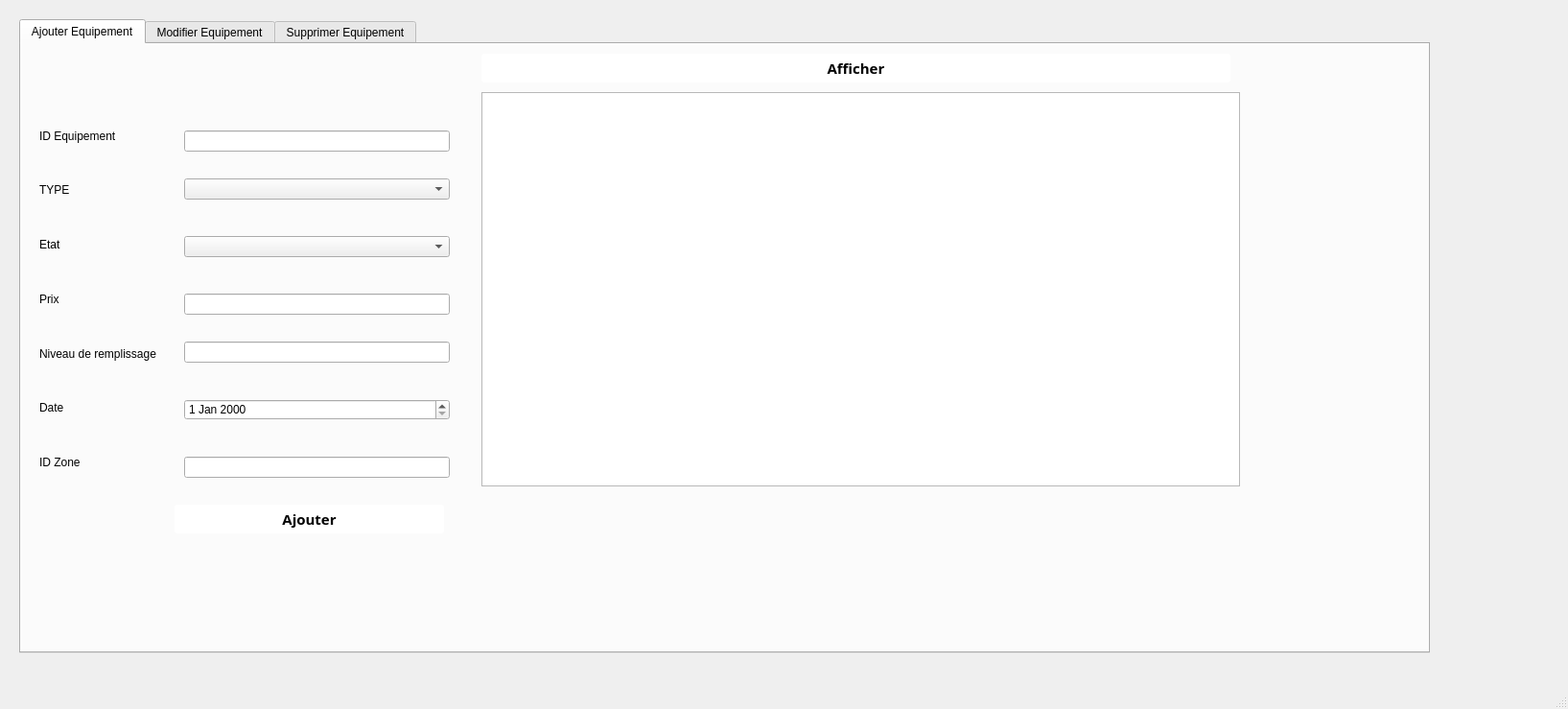
<?xml version="1.0" encoding="UTF-8"?>
<ui version="4.0">
 <class>MainWindow</class>
 <widget class="QMainWindow" name="MainWindow">
  <property name="geometry">
   <rect>
    <x>0</x>
    <y>0</y>
    <width>1635</width>
    <height>739</height>
   </rect>
  </property>
  <property name="windowTitle">
   <string>MainWindow</string>
  </property>
  <widget class="QWidget" name="centralwidget">
   <widget class="QTabWidget" name="tabWidget">
    <property name="geometry">
     <rect>
      <x>20</x>
      <y>20</y>
      <width>1471</width>
      <height>661</height>
     </rect>
    </property>
    <property name="currentIndex">
     <number>0</number>
    </property>
    <property name="tabBarAutoHide">
     <bool>false</bool>
    </property>
    <widget class="QWidget" name="tab">
     <attribute name="title">
      <string>Ajouter Equipement</string>
     </attribute>
     <widget class="QWidget" name="verticalLayoutWidget_3">
      <property name="geometry">
       <rect>
        <x>19</x>
        <y>70</y>
        <width>132</width>
        <height>391</height>
       </rect>
      </property>
      <layout class="QVBoxLayout" name="verticalLayout_3">
       <item>
        <widget class="QLabel" name="label">
         <property name="text">
          <string>ID Equipement</string>
         </property>
        </widget>
       </item>
       <item>
        <widget class="QLabel" name="label_">
         <property name="text">
          <string>TYPE</string>
         </property>
        </widget>
       </item>
       <item>
        <widget class="QLabel" name="label_6">
         <property name="text">
          <string>Etat</string>
         </property>
        </widget>
       </item>
       <item>
        <widget class="QLabel" name="label_9">
         <property name="text">
          <string>Prix</string>
         </property>
        </widget>
       </item>
       <item>
        <widget class="QLabel" name="label_10">
         <property name="text">
          <string>Niveau de remplissage</string>
         </property>
        </widget>
       </item>
       <item>
        <widget class="QLabel" name="label_11">
         <property name="text">
          <string>Date</string>
         </property>
        </widget>
       </item>
       <item>
        <widget class="QLabel" name="label_2">
         <property name="text">
          <string>ID Zone</string>
         </property>
        </widget>
       </item>
      </layout>
     </widget>
     <widget class="QComboBox" name="etat">
      <property name="geometry">
       <rect>
        <x>170</x>
        <y>200</y>
        <width>277</width>
        <height>22</height>
       </rect>
      </property>
      <item>
       <property name="text">
        <string/>
       </property>
      </item>
      <item>
       <property name="text">
        <string>Oui</string>
       </property>
      </item>
      <item>
       <property name="text">
        <string>Non</string>
       </property>
      </item>
     </widget>
     <widget class="QLineEdit" name="prix">
      <property name="geometry">
       <rect>
        <x>170</x>
        <y>260</y>
        <width>277</width>
        <height>22</height>
       </rect>
      </property>
      <property name="text">
       <string/>
      </property>
     </widget>
     <widget class="QPushButton" name="pb_ajouter">
      <property name="geometry">
       <rect>
        <x>160</x>
        <y>480</y>
        <width>281</width>
        <height>30</height>
       </rect>
      </property>
      <property name="font">
       <font>
        <family>Calibri Light</family>
        <pointsize>11</pointsize>
        <weight>75</weight>
        <bold>true</bold>
       </font>
      </property>
      <property name="cursor">
       <cursorShape>PointingHandCursor</cursorShape>
      </property>
      <property name="styleSheet">
       <string notr="true">background-color: rgb(255, 255, 255);
border-radius: 3px;
</string>
      </property>
      <property name="text">
       <string>Ajouter</string>
      </property>
      <property name="icon">
       <iconset>
        <normaloff>../../Gestion_voiture/Gestion_voiture/ressources/+.png</normaloff>../../Gestion_voiture/Gestion_voiture/ressources/+.png</iconset>
      </property>
      <property name="iconSize">
       <size>
        <width>20</width>
        <height>20</height>
       </size>
      </property>
      <property name="flat">
       <bool>false</bool>
      </property>
     </widget>
     <widget class="QLineEdit" name="idZone">
      <property name="geometry">
       <rect>
        <x>170</x>
        <y>430</y>
        <width>277</width>
        <height>22</height>
       </rect>
      </property>
     </widget>
     <widget class="QLabel" name="lblErreurNiveauremplissage">
      <property name="geometry">
       <rect>
        <x>170</x>
        <y>340</y>
        <width>271</width>
        <height>21</height>
       </rect>
      </property>
      <property name="text">
       <string/>
      </property>
     </widget>
     <widget class="QLabel" name="lblErreurPrix">
      <property name="geometry">
       <rect>
        <x>170</x>
        <y>290</y>
        <width>271</width>
        <height>21</height>
       </rect>
      </property>
      <property name="text">
       <string/>
      </property>
     </widget>
     <widget class="QLabel" name="lblErreurDate_acquisation">
      <property name="geometry">
       <rect>
        <x>170</x>
        <y>460</y>
        <width>271</width>
        <height>21</height>
       </rect>
      </property>
      <property name="text">
       <string/>
      </property>
     </widget>
     <widget class="QLabel" name="lblErreuridZ">
      <property name="geometry">
       <rect>
        <x>170</x>
        <y>410</y>
        <width>271</width>
        <height>21</height>
       </rect>
      </property>
      <property name="text">
       <string/>
      </property>
     </widget>
     <widget class="QLineEdit" name="niveauremplissage">
      <property name="geometry">
       <rect>
        <x>170</x>
        <y>310</y>
        <width>277</width>
        <height>22</height>
       </rect>
      </property>
      <property name="text">
       <string/>
      </property>
     </widget>
     <widget class="QLineEdit" name="le_idequipement">
      <property name="geometry">
       <rect>
        <x>170</x>
        <y>90</y>
        <width>277</width>
        <height>22</height>
       </rect>
      </property>
      <property name="text">
       <string/>
      </property>
     </widget>
     <widget class="QTableView" name="tab_equipement">
      <property name="geometry">
       <rect>
        <x>480</x>
        <y>50</y>
        <width>791</width>
        <height>411</height>
       </rect>
      </property>
     </widget>
     <widget class="QComboBox" name="type">
      <property name="geometry">
       <rect>
        <x>170</x>
        <y>140</y>
        <width>277</width>
        <height>22</height>
       </rect>
      </property>
      <item>
       <property name="text">
        <string/>
       </property>
      </item>
      <item>
       <property name="text">
        <string>Broyeur</string>
       </property>
      </item>
      <item>
       <property name="text">
        <string>Presse</string>
       </property>
      </item>
      <item>
       <property name="text">
        <string>Concasseur</string>
       </property>
      </item>
     </widget>
     <widget class="QLabel" name="lblErreurId">
      <property name="geometry">
       <rect>
        <x>180</x>
        <y>120</y>
        <width>271</width>
        <height>21</height>
       </rect>
      </property>
      <property name="text">
       <string/>
      </property>
     </widget>
     <widget class="QPushButton" name="pb_afficher">
      <property name="geometry">
       <rect>
        <x>480</x>
        <y>10</y>
        <width>781</width>
        <height>30</height>
       </rect>
      </property>
      <property name="font">
       <font>
        <family>Calibri Light</family>
        <pointsize>11</pointsize>
        <weight>75</weight>
        <bold>true</bold>
       </font>
      </property>
      <property name="cursor">
       <cursorShape>PointingHandCursor</cursorShape>
      </property>
      <property name="styleSheet">
       <string notr="true">background-color: rgb(255, 255, 255);
border-radius: 3px;
</string>
      </property>
      <property name="text">
       <string>Afficher</string>
      </property>
      <property name="icon">
       <iconset>
        <normaloff>../../Gestion_voiture/Gestion_voiture/ressources/-.png</normaloff>../../Gestion_voiture/Gestion_voiture/ressources/-.png</iconset>
      </property>
      <property name="iconSize">
       <size>
        <width>20</width>
        <height>20</height>
       </size>
      </property>
     </widget>
     <widget class="QDateEdit" name="date">
      <property name="geometry">
       <rect>
        <x>170</x>
        <y>370</y>
        <width>277</width>
        <height>22</height>
       </rect>
      </property>
     </widget>
     <widget class="QLabel" name="lblErreurType">
      <property name="geometry">
       <rect>
        <x>180</x>
        <y>170</y>
        <width>271</width>
        <height>21</height>
       </rect>
      </property>
      <property name="text">
       <string/>
      </property>
     </widget>
     <widget class="QLabel" name="lblErreurEtat">
      <property name="geometry">
       <rect>
        <x>180</x>
        <y>230</y>
        <width>271</width>
        <height>21</height>
       </rect>
      </property>
      <property name="text">
       <string/>
      </property>
     </widget>
    </widget>
    <widget class="QWidget" name="tab_3">
     <attribute name="title">
      <string>Modifier Equipement</string>
     </attribute>
     <widget class="QComboBox" name="ComboModif">
      <property name="geometry">
       <rect>
        <x>210</x>
        <y>70</y>
        <width>277</width>
        <height>22</height>
       </rect>
      </property>
     </widget>
     <widget class="QPushButton" name="modifier_2">
      <property name="geometry">
       <rect>
        <x>269</x>
        <y>490</y>
        <width>231</width>
        <height>30</height>
       </rect>
      </property>
      <property name="font">
       <font>
        <family>Calibri Light</family>
        <pointsize>11</pointsize>
        <weight>75</weight>
        <bold>true</bold>
       </font>
      </property>
      <property name="cursor">
       <cursorShape>PointingHandCursor</cursorShape>
      </property>
      <property name="styleSheet">
       <string notr="true">background-color: rgb(255, 255, 255);
border-radius: 3px;</string>
      </property>
      <property name="text">
       <string>Modifier</string>
      </property>
      <property name="icon">
       <iconset>
        <normaloff>../../Gestion_voiture/Gestion_voiture/ressources/mise à jour.png</normaloff>../../Gestion_voiture/Gestion_voiture/ressources/mise à jour.png</iconset>
      </property>
      <property name="iconSize">
       <size>
        <width>20</width>
        <height>20</height>
       </size>
      </property>
     </widget>
     <widget class="QPushButton" name="reset">
      <property name="geometry">
       <rect>
        <x>520</x>
        <y>150</y>
        <width>131</width>
        <height>41</height>
       </rect>
      </property>
      <property name="text">
       <string>reset</string>
      </property>
     </widget>
     <widget class="QPushButton" name="valider1_2">
      <property name="geometry">
       <rect>
        <x>520</x>
        <y>100</y>
        <width>131</width>
        <height>41</height>
       </rect>
      </property>
      <property name="styleSheet">
       <string notr="true">QPushButton:hover{ 
	background-color: rgb(0, 255, 255);
color:#fff;
background:#93ffa5;
border: none;
text-align: middle;
}
</string>
      </property>
      <property name="text">
       <string>valider</string>
      </property>
     </widget>
     <widget class="QComboBox" name="etat2">
      <property name="geometry">
       <rect>
        <x>210</x>
        <y>190</y>
        <width>277</width>
        <height>22</height>
       </rect>
      </property>
      <item>
       <property name="text">
        <string/>
       </property>
      </item>
      <item>
       <property name="text">
        <string>Oui</string>
       </property>
      </item>
      <item>
       <property name="text">
        <string>Non</string>
       </property>
      </item>
     </widget>
     <widget class="QLineEdit" name="niveauremplissage2">
      <property name="geometry">
       <rect>
        <x>210</x>
        <y>300</y>
        <width>277</width>
        <height>22</height>
       </rect>
      </property>
      <property name="text">
       <string/>
      </property>
     </widget>
     <widget class="QLineEdit" name="idZone2">
      <property name="geometry">
       <rect>
        <x>210</x>
        <y>420</y>
        <width>277</width>
        <height>22</height>
       </rect>
      </property>
     </widget>
     <widget class="QWidget" name="verticalLayoutWidget_7">
      <property name="geometry">
       <rect>
        <x>59</x>
        <y>60</y>
        <width>132</width>
        <height>391</height>
       </rect>
      </property>
      <layout class="QVBoxLayout" name="verticalLayout_9">
       <item>
        <widget class="QLabel" name="label_39">
         <property name="text">
          <string>ID Equipement</string>
         </property>
        </widget>
       </item>
       <item>
        <widget class="QLabel" name="label_40">
         <property name="text">
          <string>TYPE</string>
         </property>
        </widget>
       </item>
       <item>
        <widget class="QLabel" name="label_41">
         <property name="text">
          <string>Etat</string>
         </property>
        </widget>
       </item>
       <item>
        <widget class="QLabel" name="label_42">
         <property name="text">
          <string>Prix</string>
         </property>
        </widget>
       </item>
       <item>
        <widget class="QLabel" name="label_43">
         <property name="text">
          <string>Niveau de remplissage</string>
         </property>
        </widget>
       </item>
       <item>
        <widget class="QLabel" name="label_44">
         <property name="text">
          <string>Date</string>
         </property>
        </widget>
       </item>
       <item>
        <widget class="QLabel" name="label_45">
         <property name="text">
          <string>ID Zone</string>
         </property>
        </widget>
       </item>
      </layout>
     </widget>
     <widget class="QLineEdit" name="prix2">
      <property name="geometry">
       <rect>
        <x>210</x>
        <y>250</y>
        <width>277</width>
        <height>22</height>
       </rect>
      </property>
      <property name="text">
       <string/>
      </property>
     </widget>
     <widget class="QComboBox" name="type2">
      <property name="geometry">
       <rect>
        <x>210</x>
        <y>130</y>
        <width>277</width>
        <height>22</height>
       </rect>
      </property>
      <item>
       <property name="text">
        <string/>
       </property>
      </item>
      <item>
       <property name="text">
        <string>Broyeur</string>
       </property>
      </item>
      <item>
       <property name="text">
        <string>Presse</string>
       </property>
      </item>
      <item>
       <property name="text">
        <string>Concasseur</string>
       </property>
      </item>
     </widget>
     <widget class="QDateEdit" name="date2">
      <property name="geometry">
       <rect>
        <x>210</x>
        <y>360</y>
        <width>277</width>
        <height>22</height>
       </rect>
      </property>
     </widget>
     <widget class="QPushButton" name="pb_afficher_3">
      <property name="geometry">
       <rect>
        <x>670</x>
        <y>70</y>
        <width>781</width>
        <height>30</height>
       </rect>
      </property>
      <property name="font">
       <font>
        <family>Calibri Light</family>
        <pointsize>11</pointsize>
        <weight>75</weight>
        <bold>true</bold>
       </font>
      </property>
      <property name="cursor">
       <cursorShape>PointingHandCursor</cursorShape>
      </property>
      <property name="styleSheet">
       <string notr="true">background-color: rgb(255, 255, 255);
border-radius: 3px;
</string>
      </property>
      <property name="text">
       <string>Afficher</string>
      </property>
      <property name="icon">
       <iconset>
        <normaloff>../../Gestion_voiture/Gestion_voiture/ressources/-.png</normaloff>../../Gestion_voiture/Gestion_voiture/ressources/-.png</iconset>
      </property>
      <property name="iconSize">
       <size>
        <width>20</width>
        <height>20</height>
       </size>
      </property>
     </widget>
     <widget class="QTableView" name="tab_equipement_5">
      <property name="geometry">
       <rect>
        <x>670</x>
        <y>110</y>
        <width>791</width>
        <height>411</height>
       </rect>
      </property>
     </widget>
    </widget>
    <widget class="QWidget" name="tab_2">
     <attribute name="title">
      <string>Supprimer Equipement</string>
     </attribute>
     <widget class="QLabel" name="label_5">
      <property name="geometry">
       <rect>
        <x>510</x>
        <y>50</y>
        <width>101</width>
        <height>20</height>
       </rect>
      </property>
      <property name="text">
       <string>ID Equipement</string>
      </property>
     </widget>
     <widget class="QComboBox" name="comboSupp">
      <property name="geometry">
       <rect>
        <x>640</x>
        <y>50</y>
        <width>111</width>
        <height>22</height>
       </rect>
      </property>
     </widget>
     <widget class="QPushButton" name="pb_supprimer_2">
      <property name="geometry">
       <rect>
        <x>909</x>
        <y>50</y>
        <width>361</width>
        <height>30</height>
       </rect>
      </property>
      <property name="font">
       <font>
        <family>Calibri Light</family>
        <pointsize>11</pointsize>
        <weight>75</weight>
        <bold>true</bold>
       </font>
      </property>
      <property name="cursor">
       <cursorShape>PointingHandCursor</cursorShape>
      </property>
      <property name="styleSheet">
       <string notr="true">background-color: rgb(255, 255, 255);
border-radius: 3px;
</string>
      </property>
      <property name="text">
       <string>Supprimer</string>
      </property>
      <property name="icon">
       <iconset>
        <normaloff>../../Gestion_voiture/Gestion_voiture/ressources/-.png</normaloff>../../Gestion_voiture/Gestion_voiture/ressources/-.png</iconset>
      </property>
      <property name="iconSize">
       <size>
        <width>20</width>
        <height>20</height>
       </size>
      </property>
     </widget>
     <widget class="QTableView" name="tab_equipement_2">
      <property name="geometry">
       <rect>
        <x>500</x>
        <y>90</y>
        <width>791</width>
        <height>411</height>
       </rect>
      </property>
     </widget>
     <widget class="QPushButton" name="pb_afficher_4">
      <property name="geometry">
       <rect>
        <x>500</x>
        <y>10</y>
        <width>781</width>
        <height>30</height>
       </rect>
      </property>
      <property name="font">
       <font>
        <family>Calibri Light</family>
        <pointsize>11</pointsize>
        <weight>75</weight>
        <bold>true</bold>
       </font>
      </property>
      <property name="cursor">
       <cursorShape>PointingHandCursor</cursorShape>
      </property>
      <property name="styleSheet">
       <string notr="true">background-color: rgb(255, 255, 255);
border-radius: 3px;
</string>
      </property>
      <property name="text">
       <string>Afficher</string>
      </property>
      <property name="icon">
       <iconset>
        <normaloff>../../Gestion_voiture/Gestion_voiture/ressources/-.png</normaloff>../../Gestion_voiture/Gestion_voiture/ressources/-.png</iconset>
      </property>
      <property name="iconSize">
       <size>
        <width>20</width>
        <height>20</height>
       </size>
      </property>
     </widget>
    </widget>
   </widget>
  </widget>
  <widget class="QMenuBar" name="menubar">
   <property name="geometry">
    <rect>
     <x>0</x>
     <y>0</y>
     <width>1635</width>
     <height>26</height>
    </rect>
   </property>
  </widget>
  <widget class="QStatusBar" name="statusbar"/>
 </widget>
 <resources/>
 <connections/>
</ui>
